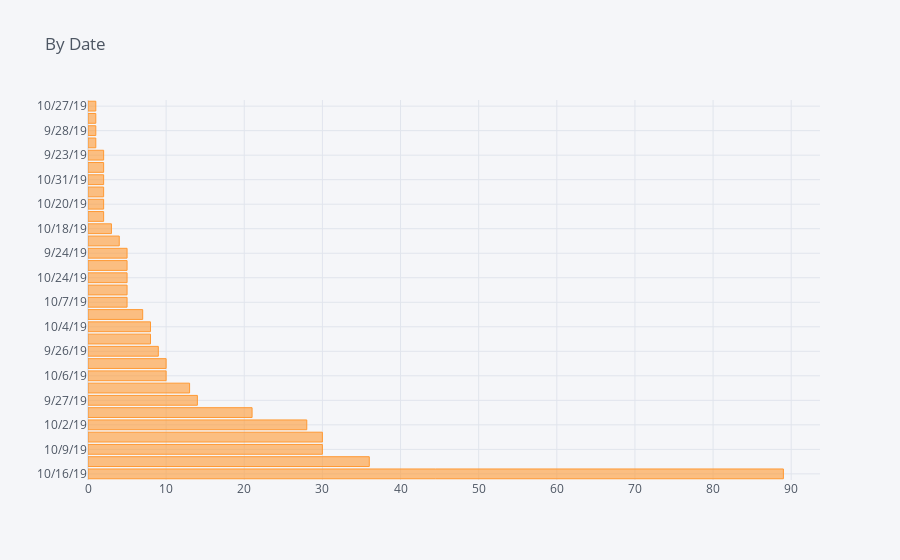

This figure's notebook cell:
### Code cell
date.iplot(kind='bar',y='Time',x='Date',bins=25,orientation='h',title='By Date')

### Figure 1 — Plotly figure (JSON) as saved in the notebook; plotly's stock layout.template omitted (floating-point values rounded to 4 significant figures)
{"data": [{"marker": {"color": "rgba(255, 153, 51, 0.6)", "line": {"color": "rgba(255, 153, 51, 1.0)", "width": 1}}, "name": "Time", "orientation": "h", "text": "", "type": "bar", "x": [89, 36, 30, 30, 28, 21, 14, 13, 10, 10, 9, 8, 8, 7, 5, 5, 5, 5, 5, 4, 3, 2, 2, 2, 2, 2, 2, 1, 1, 1, 1], "y": ["10/16/19", "10/29/19", "10/9/19", "10/30/19", "10/2/19", "9/22/19", "9/27/19", "9/25/19", "10/6/19", "10/11/19", "9/26/19", "10/19/19", "10/4/19", "10/15/19", "10/7/19", "11/1/19", "10/24/19", "11/4/19", "9/24/19", "10/13/19", "10/18/19", "10/26/19", "10/20/19", "10/10/19", "10/31/19", "10/17/19", "9/23/19", "10/21/19", "9/28/19", "10/14/19", "10/27/19"]}], "layout": {"legend": {"bgcolor": "#F5F6F9", "font": {"color": "#4D5663"}}, "paper_bgcolor": "#F5F6F9", "plot_bgcolor": "#F5F6F9", "title": {"font": {"color": "#4D5663"}, "text": "By Date"}, "xaxis": {"gridcolor": "#E1E5ED", "showgrid": true, "tickfont": {"color": "#4D5663"}, "title": {"font": {"color": "#4D5663"}, "text": ""}, "zerolinecolor": "#E1E5ED"}, "yaxis": {"gridcolor": "#E1E5ED", "showgrid": true, "tickfont": {"color": "#4D5663"}, "title": {"font": {"color": "#4D5663"}, "text": ""}, "zerolinecolor": "#E1E5ED"}}}
